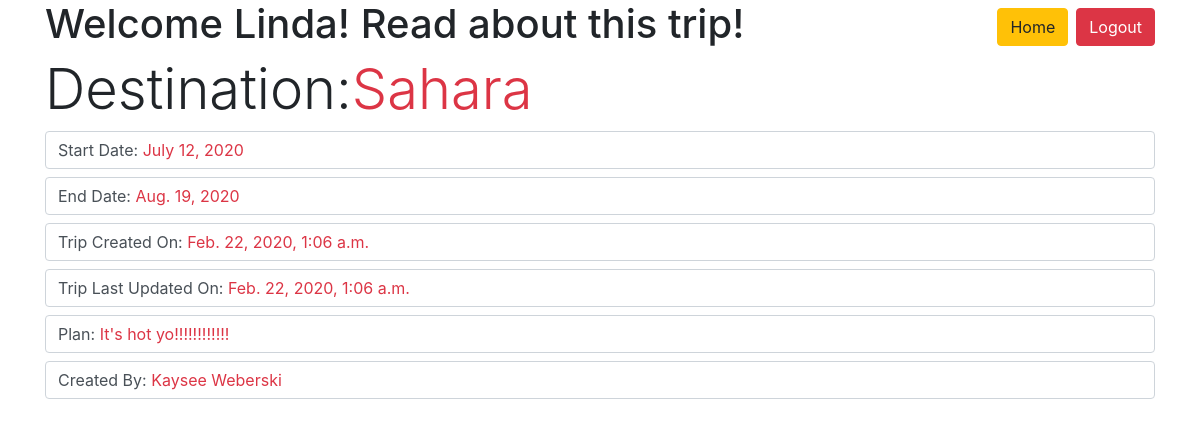
The app's page /trips/2 (signed in) with its own data.
### trippy_app/models.py (models this page shows)
class User(models.Model):
    first_name=models.CharField(max_length=255)
    last_name=models.CharField(max_length=255)
    email=models.CharField(max_length=255)
    password=models.CharField(max_length=255)
    created_at=models.DateTimeField(auto_now_add=True)
    updated_at=models.DateTimeField(auto_now=True)
    objects = UserManager()

class Trip(models.Model):
    dest=models.CharField(max_length=255)
    start=models.DateField()
    end=models.DateField()
    plan=models.TextField()
    created_at=models.DateTimeField(auto_now_add=True)
    updated_at=models.DateTimeField(auto_now=True)
    creator=models.ForeignKey(User, related_name="created_trips", on_delete=models.CASCADE)
    objects = TripManager()

### trippy_app/views.py (the view)
# urls.py: path('trips/<int:id>', views.show_trip),
def show_trip(request, id):
    if 'user_id' not in request.session:
        errors = User.objects.not_logged_validator()
        if len(errors):
            for key, value in errors.items():
                messages.error(request, value, extra_tags=key)
            return redirect('/')
    else:
        user_id = request.session['user_id']
        user = User.objects.get(id=user_id)
        context = {
            'user' : user,
            'trip' : Trip.objects.get(id=id)
        }
        return render(request, 'show.html', context)

### trippy_app/templates/show.html (shortened to what this page needs)
<!DOCTYPE html>
<html lang="en">
<head>
    <link rel="stylesheet" href="https://stackpath.bootstrapcdn.com/bootstrap/4.3.1/css/bootstrap.min.css">
</head>
<body>
    <div class="container">
        <a class="btn btn-danger float-right mt-2 ml-2" href="/logout">Logout</a>
        <a class="btn btn-warning float-right mt-2 ml-2" href="/dashboard">Home</a>
        <h1>Welcome {{user.first_name}}! Read about this trip!</h1>
        <h1 class="display-4">Destination:<span class="text-danger">{{trip.dest}}</span></h1>
        <div class="form-group">
            <label class="form-control">Start Date: <span class="text-danger">{{trip.start}}</span></label>
            <label class="form-control">End Date: <span class="text-danger">{{trip.end}}</span></label>
            <label class="form-control">Trip Created On: <span class="text-danger">{{trip.created_at}}</span></label>
            <label class="form-control">Trip Last Updated On: <span class="text-danger">{{trip.updated_at}}</span></label>
            <label class="form-control">Plan: <span class="text-danger">{{trip.plan}}</span></label>
            <label class="form-control">Created By: <span class="text-danger">{{trip.creator.first_name}} {{trip.creator.last_name}}</span></label>
        </div>
    </div>
</body>
</html>

### records on screen
User: first_name "Linda"
Trip: dest "Sahara", start "July 12, 2020", end "Aug. 19, 2020", created_at "Feb. 22, 2020, 1:06 a.m.", updated_at "Feb. 22, 2020, 1:06 a.m.", plan "It's hot yo!!!!!!!!!!!!", creator.first_name "Kaysee", creator.last_name "Weberski"
